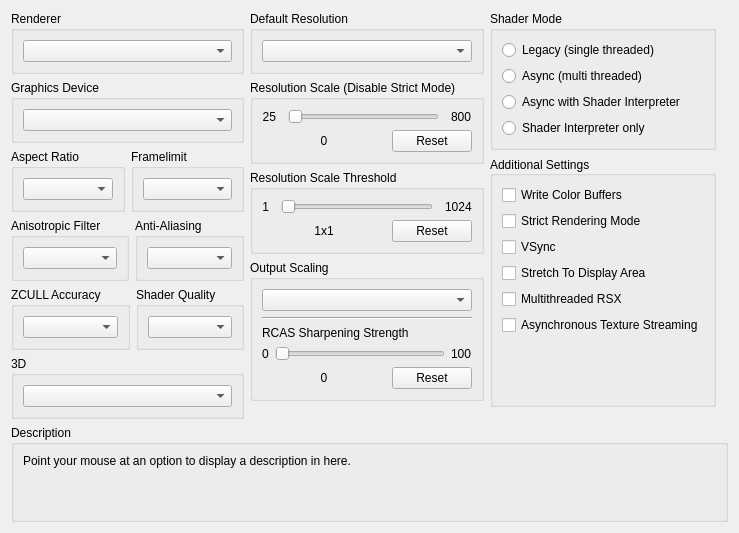
      <widget class="QWidget" name="gpuTab">
       <attribute name="title">
        <string>GPU</string>
       </attribute>
       <layout class="QVBoxLayout" name="gpuTab_layout" stretch="0,1,0">
        <item>
         <layout class="QHBoxLayout" name="gpuTabLayout" stretch="1,1,1">
          <item>
           <layout class="QVBoxLayout" name="gpuTabLayoutLeft">
            <item>
             <widget class="QGroupBox" name="gb_renderer">
              <property name="title">
               <string>Renderer</string>
              </property>
              <layout class="QVBoxLayout" name="gb_renderer_layout">
               <item>
                <widget class="QComboBox" name="renderBox"/>
               </item>
              </layout>
             </widget>
            </item>
            <item>
             <widget class="QGroupBox" name="gb_graphicsAdapter">
              <property name="title">
               <string>Graphics Device</string>
              </property>
              <layout class="QVBoxLayout" name="gb_graphicsAdapter_layout">
               <item>
                <widget class="QComboBox" name="graphicsAdapterBox"/>
               </item>
              </layout>
             </widget>
            </item>
            <item>
             <widget class="QWidget" name="widget_gpu_top" native="true">
              <layout class="QHBoxLayout" name="widget_gpu_top_layout" stretch="1,1">
               <property name="leftMargin">
                <number>0</number>
               </property>
               <property name="topMargin">
                <number>0</number>
               </property>
               <property name="rightMargin">
                <number>0</number>
               </property>
               <property name="bottomMargin">
                <number>0</number>
               </property>
               <item>
                <widget class="QGroupBox" name="gb_aspectRatio">
                 <property name="title">
                  <string>Aspect Ratio</string>
                 </property>
                 <layout class="QVBoxLayout" name="gb_aspectRatio_layout">
                  <item>
                   <widget class="QComboBox" name="aspectBox"/>
                  </item>
                 </layout>
                </widget>
               </item>
               <item>
                <widget class="QGroupBox" name="gb_frameLimit">
                 <property name="title">
                  <string>Framelimit</string>
                 </property>
                 <layout class="QVBoxLayout" name="gb_frameLimit_layout">
                  <item>
                   <widget class="QComboBox" name="frameLimitBox"/>
                  </item>
                 </layout>
                </widget>
               </item>
              </layout>
             </widget>
            </item>
            <item>
             <widget class="QWidget" name="widget_gpu_bottom" native="true">
              <layout class="QHBoxLayout" name="widget_gpu_bottom_layout" stretch="1,1">
               <property name="leftMargin">
                <number>0</number>
               </property>
               <property name="topMargin">
                <number>0</number>
               </property>
               <property name="rightMargin">
                <number>0</number>
               </property>
               <property name="bottomMargin">
                <number>0</number>
               </property>
               <item>
                <widget class="QGroupBox" name="gb_anisotropicFilter">
                 <property name="title">
                  <string>Anisotropic Filter</string>
                 </property>
                 <layout class="QVBoxLayout" name="gb_anisotropicFilter_layout">
                  <item>
                   <widget class="QComboBox" name="anisotropicFilterOverride"/>
                  </item>
                 </layout>
                </widget>
               </item>
               <item>
                <widget class="QGroupBox" name="gb_antiAliasing">
                 <property name="title">
                  <string>Anti-Aliasing</string>
                 </property>
                 <layout class="QVBoxLayout" name="gb_antiAliasing_layout">
                  <item>
                   <widget class="QComboBox" name="antiAliasing"/>
                  </item>
                 </layout>
                </widget>
               </item>
              </layout>
             </widget>
            </item>
            <item>
             <widget class="QWidget" name="widget_gpu_3" native="true">
              <layout class="QHBoxLayout" name="widget_gpu_3_layout" stretch="1,1">
               <property name="leftMargin">
                <number>0</number>
               </property>
               <property name="topMargin">
                <number>0</number>
               </property>
               <property name="rightMargin">
                <number>0</number>
               </property>
               <property name="bottomMargin">
                <number>0</number>
               </property>
               <item>
                <widget class="QGroupBox" name="gbZCULL">
                 <property name="title">
                  <string>ZCULL Accuracy</string>
                 </property>
                 <layout class="QVBoxLayout" name="gbZCULL_layout">
                  <item>
                   <widget class="QComboBox" name="zcullPrecisionMode"/>
                  </item>
                 </layout>
                </widget>
               </item>
               <item>
                <widget class="QGroupBox" name="gbShaderPrecision">
                 <property name="title">
                  <string>Shader Quality</string>
                 </property>
                 <layout class="QVBoxLayout" name="gbShaderPrecision_layout">
                  <item>
                   <widget class="QComboBox" name="shaderPrecision"/>
                  </item>
                 </layout>
                </widget>
               </item>
              </layout>
             </widget>
            </item>
            <item>
             <widget class="QGroupBox" name="gb_stereo">
              <property name="title">
               <string>3D</string>
              </property>
              <layout class="QVBoxLayout" name="gb_stereo_layout">
               <item>
                <widget class="QComboBox" name="stereoRenderMode"/>
               </item>
              </layout>
             </widget>
            </item>
            <item>
             <spacer name="gpu_tab_layout_right_spacer">
              <property name="orientation">
               <enum>Qt::Orientation::Vertical</enum>
              </property>
              <property name="sizeType">
               <enum>QSizePolicy::Policy::MinimumExpanding</enum>
              </property>
              <property name="sizeHint" stdset="0">
               <size>
                <width>0</width>
                <height>0</height>
               </size>
              </property>
             </spacer>
            </item>
           </layout>
          </item>
          <item>
           <layout class="QVBoxLayout" name="gpuTabLayoutMiddle">
            <item>
             <widget class="QGroupBox" name="gb_default_resolution">
              <property name="title">
               <string>Default Resolution</string>
              </property>
              <layout class="QVBoxLayout" name="gb_default_resolution_layout">
               <item>
                <widget class="QComboBox" name="resBox"/>
               </item>
              </layout>
             </widget>
            </item>
            <item>
             <layout class="QVBoxLayout" name="layout_resolution_scale">
              <property name="spacing">
               <number>6</number>
              </property>
              <property name="leftMargin">
               <number>0</number>
              </property>
              <item>
               <widget class="QGroupBox" name="gb_resolutionScale">
                <property name="title">
                 <string>Resolution Scale (Disable Strict Mode)</string>
                </property>
                <layout class="QVBoxLayout" name="gb_resolutionScale_layout">
                 <item>
                  <widget class="QWidget" name="resolutionScaleLayoutTop" native="true">
                   <layout class="QHBoxLayout" name="horizontalLayout_23" stretch="0,1,0">
                    <property name="spacing">
                     <number>12</number>
                    </property>
                    <property name="leftMargin">
                     <number>0</number>
                    </property>
                    <property name="topMargin">
                     <number>0</number>
                    </property>
                    <property name="rightMargin">
                     <number>0</number>
                    </property>
                    <property name="bottomMargin">
                     <number>0</number>
                    </property>
                    <item>
                     <widget class="QLabel" name="resolutionScaleMin">
                      <property name="text">
                       <string>25</string>
                      </property>
                      <property name="alignment">
                       <set>Qt::AlignmentFlag::AlignRight|Qt::AlignmentFlag::AlignTrailing|Qt::AlignmentFlag::AlignVCenter</set>
                      </property>
                     </widget>
                    </item>
                    <item>
                     <widget class="QSlider" name="resolutionScale">
                      <property name="orientation">
                       <enum>Qt::Orientation::Horizontal</enum>
                      </property>
                     </widget>
                    </item>
                    <item>
                     <widget class="QLabel" name="resolutionScaleMax">
                      <property name="text">
                       <string>800</string>
                      </property>
                     </widget>
                    </item>
                   </layout>
                  </widget>
                 </item>
                 <item>
                  <layout class="QHBoxLayout" name="resolutionScaleLayoutBottom" stretch="1,0">
                   <item>
                    <widget class="QLabel" name="resolutionScaleVal">
                     <property name="text">
                      <string>0</string>
                     </property>
                     <property name="alignment">
                      <set>Qt::AlignmentFlag::AlignCenter</set>
                     </property>
                    </widget>
                   </item>
                   <item>
                    <widget class="QPushButton" name="resolutionScaleReset">
                     <property name="text">
                      <string>Reset</string>
                     </property>
                    </widget>
                   </item>
                  </layout>
                 </item>
                </layout>
               </widget>
              </item>
              <item>
               <widget class="QGroupBox" name="gb_minimumScalableDimension">
                <property name="title">
                 <string>Resolution Scale Threshold</string>
                </property>
                <layout class="QVBoxLayout" name="gb_minimumScalableDimension_layout">
                 <item>
                  <layout class="QHBoxLayout" name="minimumScalableDimensionLayoutTop" stretch="0,1,0">
                   <property name="spacing">
                    <number>12</number>
                   </property>
                   <item>
                    <widget class="QLabel" name="minimumScalableDimensionMin">
                     <property name="text">
                      <string>1</string>
                     </property>
                     <property name="alignment">
                      <set>Qt::AlignmentFlag::AlignRight|Qt::AlignmentFlag::AlignTrailing|Qt::AlignmentFlag::AlignVCenter</set>
                     </property>
                    </widget>
                   </item>
                   <item>
                    <widget class="QSlider" name="minimumScalableDimension">
                     <property name="orientation">
                      <enum>Qt::Orientation::Horizontal</enum>
                     </property>
                    </widget>
                   </item>
                   <item>
                    <widget class="QLabel" name="minimumScalableDimensionMax">
                     <property name="text">
                      <string>1024</string>
                     </property>
                    </widget>
                   </item>
                  </layout>
                 </item>
                 <item>
                  <layout class="QHBoxLayout" name="minimumScalableDimensionLayoutBottom" stretch="1,0">
                   <item>
                    <widget class="QLabel" name="minimumScalableDimensionVal">
                     <property name="text">
                      <string>1x1</string>
                     </property>
                     <property name="alignment">
                      <set>Qt::AlignmentFlag::AlignCenter</set>
                     </property>
                    </widget>
                   </item>
                   <item>
                    <widget class="QPushButton" name="minimumScalableDimensionReset">
                     <property name="text">
                      <string>Reset</string>
                     </property>
                    </widget>
                   </item>
                  </layout>
                 </item>
                </layout>
               </widget>
              </item>
             </layout>
            </item>
            <item>
             <widget class="QGroupBox" name="gb_outputScaling">
              <property name="title">
               <string>Output Scaling</string>
              </property>
              <layout class="QVBoxLayout" name="gb_Upscaling_layout">
               <item>
                <widget class="QComboBox" name="outputScalingMode"/>
               </item>
               <item>
                <widget class="Line" name="line">
                 <property name="orientation">
                  <enum>Qt::Orientation::Horizontal</enum>
                 </property>
                </widget>
               </item>
               <item>
                <widget class="QWidget" name="fsrSharpeningStrengthWidget" native="true">
                 <layout class="QVBoxLayout" name="fsrSharpeningWidgetLayout">
                  <property name="leftMargin">
                   <number>0</number>
                  </property>
                  <property name="topMargin">
                   <number>0</number>
                  </property>
                  <property name="rightMargin">
                   <number>0</number>
                  </property>
                  <property name="bottomMargin">
                   <number>0</number>
                  </property>
                  <item>
                   <widget class="QLabel" name="fsrSharpeningStrengthLabel">
                    <property name="sizePolicy">
                     <sizepolicy hsizetype="Preferred" vsizetype="Preferred">
                      <horstretch>0</horstretch>
                      <verstretch>0</verstretch>
                     </sizepolicy>
                    </property>
                    <property name="text">
                     <string>RCAS Sharpening Strength</string>
                    </property>
                    <property name="alignment">
                     <set>Qt::AlignmentFlag::AlignBottom|Qt::AlignmentFlag::AlignLeading|Qt::AlignmentFlag::AlignLeft</set>
                    </property>
                    <property name="margin">
                     <number>1</number>
                    </property>
                   </widget>
                  </item>
                  <item>
                   <layout class="QHBoxLayout" name="fsrSharpeningLayoutTop">
                    <item>
                     <widget class="QLabel" name="minSharpeningVal">
                      <property name="text">
                       <string>0</string>
                      </property>
                     </widget>
                    </item>
                    <item>
                     <widget class="QSlider" name="fsrSharpeningStrength">
                      <property name="orientation">
                       <enum>Qt::Orientation::Horizontal</enum>
                      </property>
                     </widget>
                    </item>
                    <item>
                     <widget class="QLabel" name="maxSharpeningVal">
                      <property name="sizePolicy">
                       <sizepolicy hsizetype="Minimum" vsizetype="Preferred">
                        <horstretch>0</horstretch>
                        <verstretch>0</verstretch>
                       </sizepolicy>
                      </property>
                      <property name="text">
                       <string>100</string>
                      </property>
                     </widget>
                    </item>
                   </layout>
                  </item>
                  <item>
                   <layout class="QHBoxLayout" name="fsrSharpeningLayoutBottom" stretch="1,0">
                    <item>
                     <widget class="QLabel" name="fsrSharpeningStrengthVal">
                      <property name="text">
                       <string>0</string>
                      </property>
                      <property name="alignment">
                       <set>Qt::AlignmentFlag::AlignCenter</set>
                      </property>
                     </widget>
                    </item>
                    <item>
                     <widget class="QPushButton" name="fsrSharpeningStrengthReset">
                      <property name="text">
                       <string>Reset</string>
                      </property>
                     </widget>
                    </item>
                   </layout>
                  </item>
                 </layout>
                </widget>
               </item>
              </layout>
             </widget>
            </item>
            <item>
             <spacer name="gpu_tab_layout_middle_spacer">
              <property name="orientation">
               <enum>Qt::Orientation::Vertical</enum>
              </property>
              <property name="sizeType">
               <enum>QSizePolicy::Policy::MinimumExpanding</enum>
              </property>
              <property name="sizeHint" stdset="0">
               <size>
                <width>0</width>
                <height>0</height>
               </size>
              </property>
             </spacer>
            </item>
           </layout>
          </item>
          <item>
           <layout class="QVBoxLayout" name="gpuTabLayoutRight">
            <property name="rightMargin">
             <number>12</number>
            </property>
            <property name="bottomMargin">
             <number>12</number>
            </property>
            <item>
             <widget class="QGroupBox" name="gb_shader_mode">
              <property name="minimumSize">
               <size>
                <width>0</width>
                <height>123</height>
               </size>
              </property>
              <property name="title">
               <string>Shader Mode</string>
              </property>
              <layout class="QVBoxLayout" name="verticalLayout">
               <item>
                <widget class="QRadioButton" name="rb_legacy_recompiler">
                 <property name="text">
                  <string notr="true">Legacy (single threaded)</string>
                 </property>
                </widget>
               </item>
               <item>
                <widget class="QRadioButton" name="rb_async_recompiler">
                 <property name="text">
                  <string notr="true">Async (multi threaded)</string>
                 </property>
                </widget>
               </item>
               <item>
                <widget class="QRadioButton" name="rb_async_with_shader_interpreter">
                 <property name="text">
                  <string notr="true">Async with Shader Interpreter</string>
                 </property>
                </widget>
               </item>
               <item>
                <widget class="QRadioButton" name="rb_shader_interpreter_only">
                 <property name="text">
                  <string notr="true">Shader Interpreter only</string>
                 </property>
                </widget>
               </item>
              </layout>
             </widget>
            </item>
            <item>
             <widget class="QGroupBox" name="gb_additional_settings">
              <property name="title">
               <string>Additional Settings</string>
              </property>
              <property name="alignment">
               <set>Qt::AlignmentFlag::AlignLeading|Qt::AlignmentFlag::AlignLeft|Qt::AlignmentFlag::AlignVCenter</set>
              </property>
              <layout class="QVBoxLayout" name="gb_additional_settings_layout">
               <item>
                <widget class="QCheckBox" name="dumpColor">
                 <property name="text">
                  <string>Write Color Buffers</string>
                 </property>
                </widget>
               </item>
               <item>
                <widget class="QCheckBox" name="strictModeRendering">
                 <property name="text">
                  <string>Strict Rendering Mode</string>
                 </property>
                </widget>
               </item>
               <item>
                <widget class="QCheckBox" name="vsync">
                 <property name="text">
                  <string>VSync</string>
                 </property>
                </widget>
               </item>
               <item>
                <widget class="QCheckBox" name="stretchToDisplayArea">
                 <property name="text">
                  <string>Stretch To Display Area</string>
                 </property>
                </widget>
               </item>
               <item>
                <widget class="QCheckBox" name="multithreadedRSX">
                 <property name="text">
                  <string>Multithreaded RSX</string>
                 </property>
                </widget>
               </item>
               <item>
                <widget class="QCheckBox" name="asyncTextureStreaming">
                 <property name="text">
                  <string>Asynchronous Texture Streaming</string>
                 </property>
                </widget>
               </item>
               <item>
                <spacer name="additional_settings_spacer">
                 <property name="orientation">
                  <enum>Qt::Orientation::Vertical</enum>
                 </property>
                 <property name="sizeType">
                  <enum>QSizePolicy::Policy::MinimumExpanding</enum>
                 </property>
                 <property name="sizeHint" stdset="0">
                  <size>
                   <width>0</width>
                   <height>0</height>
                  </size>
                 </property>
                </spacer>
               </item>
              </layout>
             </widget>
            </item>
           </layout>
          </item>
         </layout>
        </item>
        <item>
         <spacer name="gpuTabSpacer">
          <property name="orientation">
           <enum>Qt::Orientation::Vertical</enum>
          </property>
          <property name="sizeType">
           <enum>QSizePolicy::Policy::MinimumExpanding</enum>
          </property>
          <property name="sizeHint" stdset="0">
           <size>
            <width>0</width>
            <height>0</height>
           </size>
          </property>
         </spacer>
        </item>
        <item>
         <widget class="QGroupBox" name="gb_description_gpu">
          <property name="title">
           <string>Description</string>
          </property>
          <layout class="QHBoxLayout" name="gb_description_gpu_layout">
           <item>
            <widget class="QLabel" name="description_gpu">
             <property name="text">
              <string>Point your mouse at an option to display a description in here.


</string>
             </property>
             <property name="textFormat">
              <enum>Qt::TextFormat::PlainText</enum>
             </property>
             <property name="alignment">
              <set>Qt::AlignmentFlag::AlignLeading|Qt::AlignmentFlag::AlignLeft|Qt::AlignmentFlag::AlignTop</set>
             </property>
             <property name="wordWrap">
              <bool>true</bool>
             </property>
            </widget>
           </item>
          </layout>
         </widget>
        </item>
       </layout>
      </widget>
